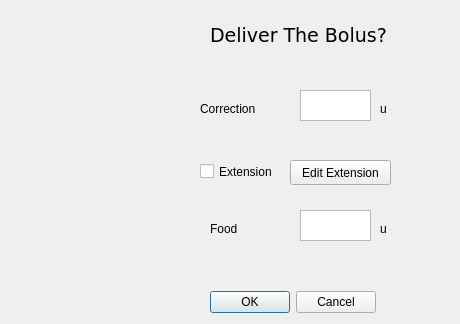
    <widget class="QWidget" name="deliverBolusPage">
     <widget class="QLabel" name="label_23">
      <property name="geometry">
       <rect>
        <x>210</x>
        <y>20</y>
        <width>181</width>
        <height>31</height>
       </rect>
      </property>
      <property name="font">
       <font>
        <family>DejaVu Sans</family>
        <pointsize>14</pointsize>
       </font>
      </property>
      <property name="text">
       <string>Deliver The Bolus?</string>
      </property>
     </widget>
     <widget class="QLabel" name="label_24">
      <property name="geometry">
       <rect>
        <x>200</x>
        <y>100</y>
        <width>71</width>
        <height>17</height>
       </rect>
      </property>
      <property name="text">
       <string>Correction</string>
      </property>
     </widget>
     <widget class="QLabel" name="label_25">
      <property name="geometry">
       <rect>
        <x>210</x>
        <y>220</y>
        <width>71</width>
        <height>17</height>
       </rect>
      </property>
      <property name="text">
       <string>Food</string>
      </property>
     </widget>
     <widget class="QTextEdit" name="correctionAmount">
      <property name="geometry">
       <rect>
        <x>300</x>
        <y>90</y>
        <width>71</width>
        <height>31</height>
       </rect>
      </property>
      <property name="readOnly">
       <bool>true</bool>
      </property>
     </widget>
     <widget class="QTextEdit" name="foodAmount">
      <property name="geometry">
       <rect>
        <x>300</x>
        <y>210</y>
        <width>71</width>
        <height>31</height>
       </rect>
      </property>
      <property name="readOnly">
       <bool>true</bool>
      </property>
     </widget>
     <widget class="QLabel" name="label_26">
      <property name="geometry">
       <rect>
        <x>380</x>
        <y>100</y>
        <width>71</width>
        <height>17</height>
       </rect>
      </property>
      <property name="text">
       <string>u</string>
      </property>
     </widget>
     <widget class="QLabel" name="label_27">
      <property name="geometry">
       <rect>
        <x>380</x>
        <y>220</y>
        <width>71</width>
        <height>17</height>
       </rect>
      </property>
      <property name="text">
       <string>u</string>
      </property>
     </widget>
     <widget class="QDialogButtonBox" name="confirmBolBTN">
      <property name="geometry">
       <rect>
        <x>210</x>
        <y>290</y>
        <width>166</width>
        <height>25</height>
       </rect>
      </property>
      <property name="standardButtons">
       <set>QDialogButtonBox::Cancel|QDialogButtonBox::Ok</set>
      </property>
     </widget>
     <widget class="QCheckBox" name="ExtensionCheckBox">
      <property name="geometry">
       <rect>
        <x>200</x>
        <y>160</y>
        <width>90</width>
        <height>23</height>
       </rect>
      </property>
      <property name="text">
       <string>Extension</string>
      </property>
      <property name="checkable">
       <bool>true</bool>
      </property>
      <property name="checked">
       <bool>false</bool>
      </property>
     </widget>
     <widget class="QPushButton" name="editExtensionBTN">
      <property name="geometry">
       <rect>
        <x>290</x>
        <y>160</y>
        <width>101</width>
        <height>25</height>
       </rect>
      </property>
      <property name="text">
       <string>Edit Extension</string>
      </property>
     </widget>
    </widget>
